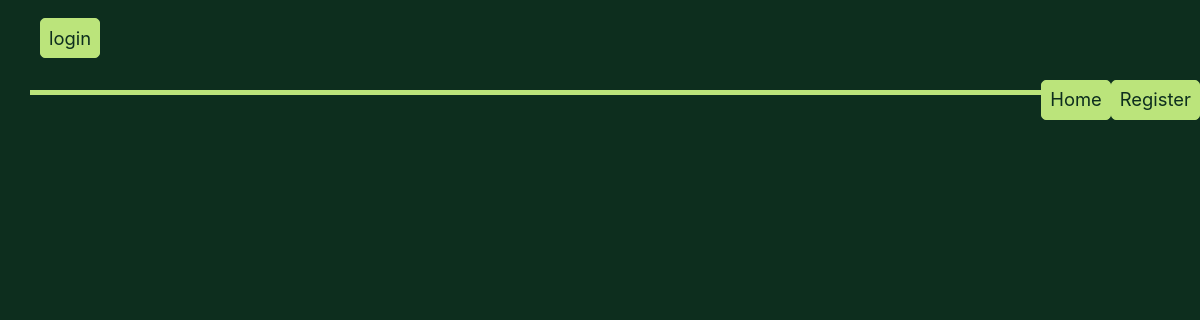
The app's page /, older data.
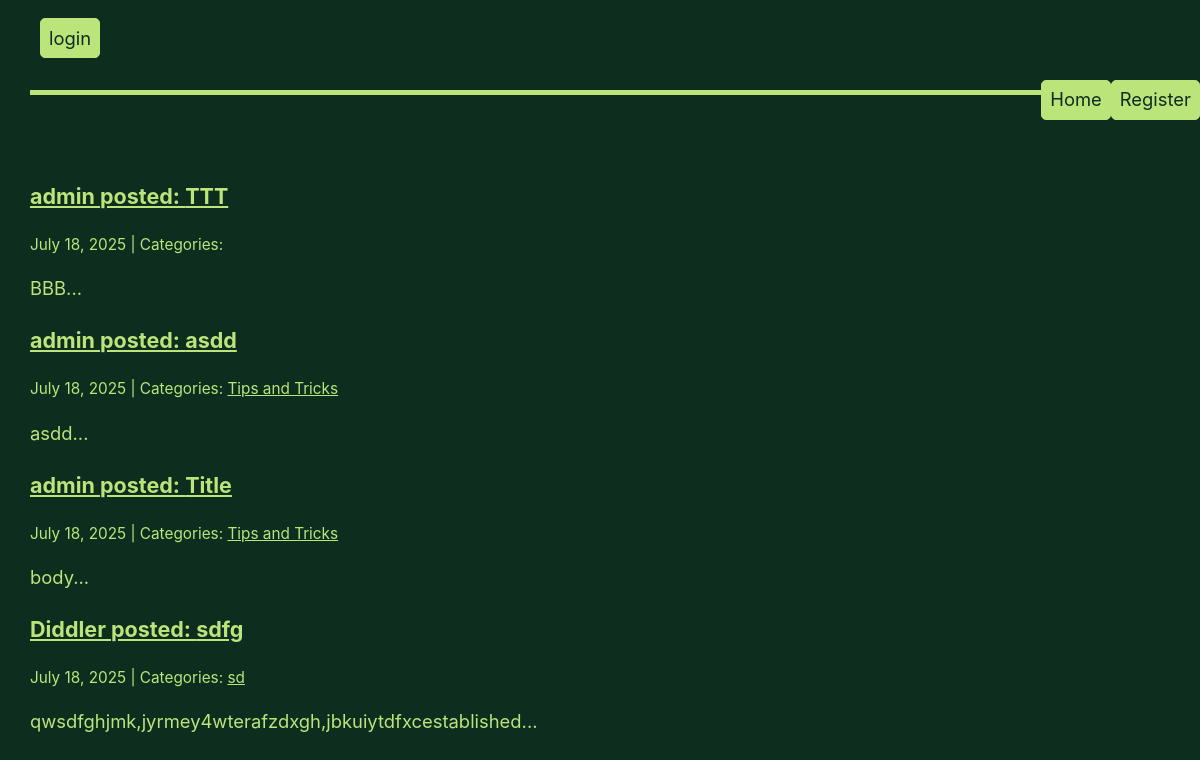
The same page, newer data.
### app/models.py (models this page shows, shortened)
class Post(models.Model):
    author = models.CharField(max_length=100, default='admin')
    title = models.CharField(max_length=255)
    image = models.ImageField(null=True, blank=True, upload_to="media/")
    body = models.TextField()
    created_on = models.DateTimeField(auto_now_add=True)
    last_modified = models.DateTimeField(auto_now=True)
    categories = models.ManyToManyField("Category", related_name="posts")

class Category(models.Model):
    name = models.CharField(max_length=30)
    class Meta:
        verbose_name_plural = "categories"

### app/views.py (the view)
# urls.py: path('', views.index, name='index'),
def index(request):
    posts = Post.objects.all().order_by("-created_on")
    context = {
        "posts": posts,
    }
    return render(request, "app/index.html", context)

### app/templates/app/index.html (shortened to what this page needs)
{% extends "base.html" %}
{% block page_content %}
    {% block posts %}
        {% for post in posts %}
        <div class="post">
            <h3><a href="{% url 'post_detail' post.pk %}">{{ post.author }} posted: {{ post.title }}</a></h3>
            <small>
                {{ post.created_on.date }} | Categories:
                {% for category in post.categories.all %}
                    <a href="{% url 'category' category.name %}">
                        {{ category.name }}
                    </a>
                {% endfor %}
            </small>
            <p>{{ post.body | slice:":400" }}...</p>
          </div>
        {% endfor %}
    {% endblock posts %}
{% endblock page_content %}

Row changes from the older to the newer data that the page shows:
added Post: author "admin", title "TTT", created_on "July 18, 2025", body "BBB"
added Post: author "admin", title "asdd", created_on "July 18, 2025", body "asdd"
now on this page (row unchanged): Category: name "Tips and Tricks"
added Post: author "admin", title "Title", created_on "July 18, 2025", body "body"
added Post: author "Diddler", title "sdfg", created_on "July 18, 2025", body "qwsdfghjmk,jyrmey4wterafzdxgh,jbkuiytdfxcestablished"
now on this page (row unchanged): Category: name "sd", shown under "Diddler"
